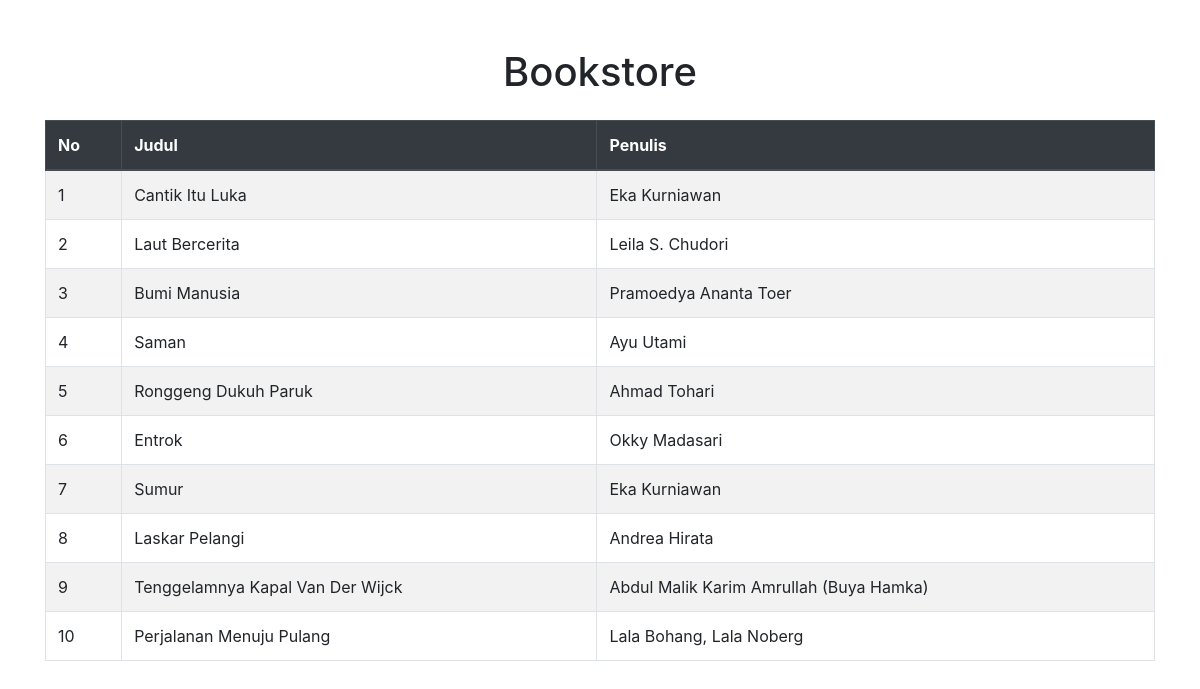
The app's page /prakweb_2024_x_223040157/index.php with its own data.
### tables this page shows
CREATE TABLE `buku` (
  `id` int NOT NULL,
  `judul` varchar(255) NOT NULL,
  `penulis` varchar(255) NOT NULL
);

### prakweb_2024_x_223040157/index.php (the view, shortened to what this page needs)
<?php
include 'config.php';
?>
<!DOCTYPE html>
<html lang="en">
<head>
    <link href="https://stackpath.bootstrapcdn.com/bootstrap/4.5.2/css/bootstrap.min.css" rel="stylesheet">
</head>
<body>
    <div class="container mt-5">
        <h1 class="text-center">Bookstore</h1>
        <table class="table table-bordered table-striped mt-4">
            <thead class="thead-dark">
                <tr>
                    <th>No</th>
                    <th>Judul</th>
                    <th>Penulis</th>
                </tr>
            </thead>
            <tbody>
                <?php
                $sql = "SELECT * FROM buku";
                $result = $conn->query($sql);
                if ($result->num_rows > 0) {
                    $no = 1;
                    while ($row = $result->fetch_assoc()) {
                        echo "<tr>";
                        echo "<td>" . $no++ . "</td>";
                        echo "<td>" . $row['judul'] . "</td>";
                        echo "<td>" . $row['penulis'] . "</td>";
                        echo "</tr>";
                    }
                } else {
                    echo "<tr><td colspan='5' class='text-center'>No books available</td></tr>";
                }
                ?>
            </tbody>
        </table>
    </div>
</body>
</html>

### records on screen
buku: judul "Cantik Itu Luka", penulis "Eka Kurniawan"
buku: judul "Laut Bercerita", penulis "Leila S. Chudori"
buku: judul "Bumi Manusia", penulis "Pramoedya Ananta Toer"
buku: judul "Saman", penulis "Ayu Utami"
buku: judul "Ronggeng Dukuh Paruk", penulis "Ahmad Tohari"
buku: judul "Entrok", penulis "Okky Madasari"
buku: judul "Sumur", penulis "Eka Kurniawan"
buku: judul "Laskar Pelangi", penulis "Andrea Hirata"
buku: judul "Tenggelamnya Kapal Van Der Wijck", penulis "Abdul Malik Karim Amrullah (Buya Hamka)"
buku: judul "Perjalanan Menuju Pulang", penulis "Lala Bohang, Lala Noberg"
